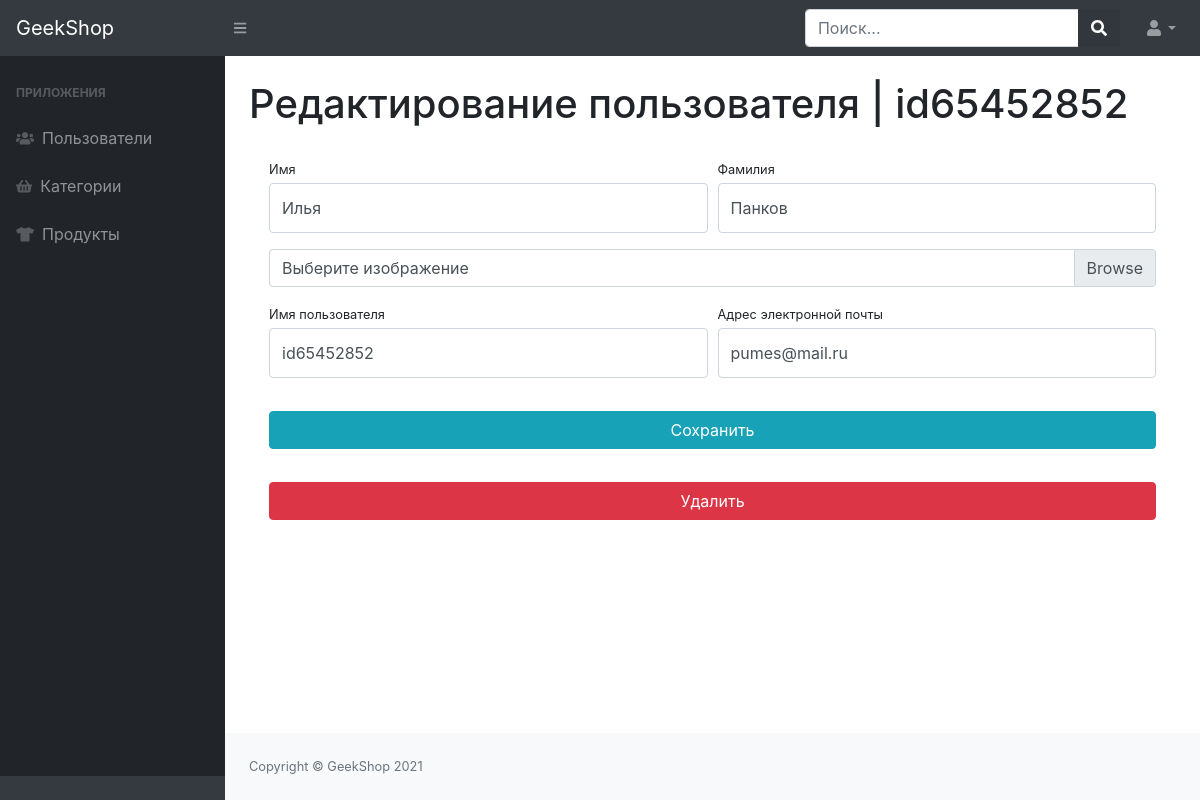
Screenshot of /admin-staff/users/update/2 (signed in) with the database file from the repository.
### users/models.py (models this page shows, shortened)
class User(AbstractUser):
    image = models.ImageField(upload_to="users_images", blank=True)
    age = models.PositiveIntegerField(default=18, verbose_name="Возраст")
    language = models.CharField(
        max_length=3, verbose_name='язык пользователя', default='ENG')
    activation_key = models.CharField(max_length=128, blank=True,)
    activation_key_expires = models.DateTimeField(
        auto_now_add=True, blank=True)

### admins/views.py (the view)
# urls.py: path('users/update/<int:pk>', UserUpdateView.as_view(), name='admin_users_update'),
class UserUpdateView(UpdateView):
    model = User
    form_class = UserAdminProfileForm
    template_name = 'admins/admin-users-update-delete.html'
    success_url = reverse_lazy('admins:admin_users')
    @method_decorator(user_passes_test(lambda u: u.is_staff))
    def dispatch(self, request, *args, **kwargs):
        return super(UserUpdateView, self).dispatch(request, *args, **kwargs)

### admins/forms.py
class UserAdminProfileForm(UserProfileForm):
    username = forms.CharField(widget=forms.TextInput(attrs={'class': 'form-control py-4', 'readonly': False, }))
    email = forms.CharField(widget=forms.EmailInput(attrs={'class': 'form-control py-4', 'readonly': False, }))

### productsapp/context_processors.py (called while the page is built)
def basket(request):
    basket_list = []
    if request.user.is_authenticated:
        basket_list = Basket.objects.filter(user = request.user)
    return {
        'basketsapp':basket_list,
    }

### admins/templates/admins/admin-users-update-delete.html (shortened to what this page needs)
{% extends 'admins/base.html' %}
{% load static %}
{% block content %}
    <main>
        <div class="container-fluid">
            <h1 class="mt-4">Редактирование пользователя | {{ user.username }}</h1>
            <div class="card-body">
                <form action="{% url 'admins:admin_users_update' user.id %}" method="post">
                    <div class="form-row">
                        <div class="col-lg-6">
                            <div class="form-group">
                                <label class="small mb-1" for="{{ form.first_name.id_for_label }}">Имя</label>
                                {{ form.first_name }}
                            </div>
                        </div>
                        <div class="col-lg-6">
                            <div class="form-group">
                                <label class="small mb-1" for="{{ form.last_name.id_for_label }}">Фамилия</label>
                                {{ form.last_name }}
                            </div>
                        </div>
                    </div>
                    <div class="form-row mb-2">
                        <div class="col-lg-12">
                            <div class="custom-file">
                                <label class="custom-file-label" for="{{ form.image.id_for_label }}">
                                    Выберите изображение
                                </label>
                            </div>
                        </div>
                    </div>
                    <div class="form-row">
                        <div class="col-lg-6">
                            <label class="small mb-1" for="{{ form.username.id_for_label }}">Имя пользователя</label>
                            {{ form.username }}
                        </div>
                        <div class="col-lg-6">
                            <label class="small mb-1" for="{{ form.email.id_for_label }}">Адрес электронной
                                почты</label>
                            {{ form.email }}
                        </div>
                    </div>
                    <div class="form-row">
                        <div class="col-lg-12" style="margin-top: 33px;">
                            <input class="btn btn-info btn-block" type="submit" value="Сохранить">
                        </div>
                    </div>
                </form>
                <div class="row">
                    <div class="col-lg-12" style="margin-top: 33px;">
                        <form action="{% url 'admins:admin_users_remove' user.id %}" method="post">
                            <input class="btn btn-danger btn-block" type="submit" value="Удалить">
                        </form>
                    </div>
                </div>
            </div>
        </div>
    </main>
{% endblock %}

### rows the page displays
User: username "id65452852", first_name "Илья", last_name "Панков", email "pumes@mail.ru"
